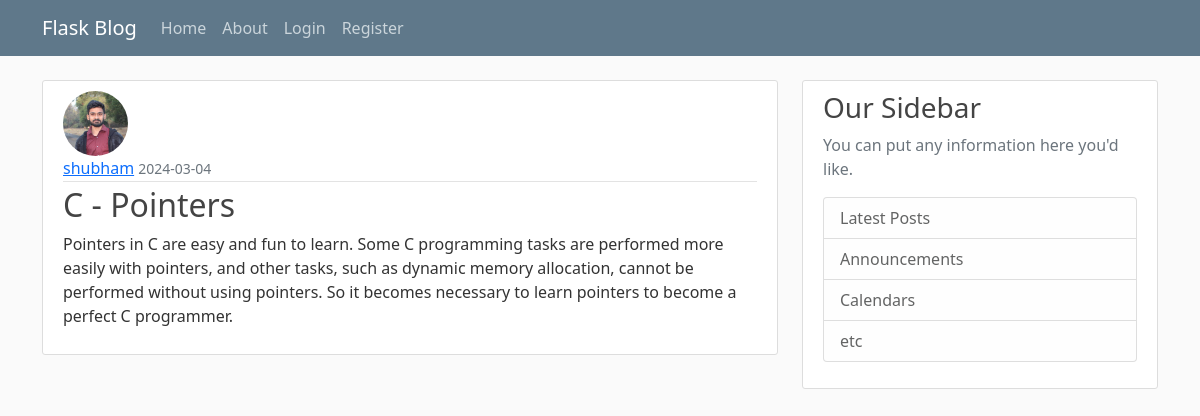
Page /post/13 on the committed database.
### flask_blog/models.py (models this page shows, shortened)
class User(db.Model, UserMixin):
    id = db.Column(db.Integer, primary_key = True)
    username = db.Column(db.String(20), unique=True, nullable=False)
    email = db.Column(db.String(120), unique=True, nullable=False)
    image_file = db.Column(db.String(20), nullable=False, default='default.jpg')
    password = db.Column(db.String(60), nullable=False)
    posts = db.relationship('Post', backref='author', lazy=True)

class Post(db.Model):
    id = db.Column(db.Integer, primary_key = True)
    title = db.Column(db.String(120), nullable = False)
    date_posted = db.Column(db.DateTime, nullable = False, default=datetime.utcnow)
    content = db.Column(db.Text, nullable=False)
    user_id = db.Column(db.Integer, db.ForeignKey('user.id'), nullable = False)

### flask_blog/routes.py (the view)
@app.route('/post/<int:post_id>')
def post(post_id):
    post = Post.query.get_or_404(post_id)
    return render_template('post.html', title=post.title, post=post)

### flask_blog/templates/post.html (shortened to what this page needs)
{% extends "layout.html" %}
{% block start %}
    <article class="media content-section">
      <img class="rounded-circle article-img" src="{{ url_for('static',filename='profile_pics/'+post.author.image_file) }}">
        <div class="media-body">
          <div class="article-metadata">
            <a class="mr-2" href="{{url_for('user_posts', username=post.author.username)}}">{{ post.author.username }}</a>
            <small class="text-muted">{{ post.date_posted.strftime('%Y-%m-%d') }}</small>
          </div>
          <h2 class="article-title">{{ post.title }}</h2>
          <p class="article-content">{{ post.content }}</p>
        </div>
      </article>
{% endblock %}

### flask_blog/static/main.css (style rules this page uses)
body { background: #fafafa; color: #333333; margin-top: 5rem; }
h1, h2, h3, h4, h5, h6 { color: #444444; }
.content-section { background: #ffffff; padding: 10px 20px; border: 1px solid #dddddd; border-radius: 3px; margin-bottom: 20px; }
.article-title { color: #444444; }
.article-content { white-space: pre-line; }
.article-img { height: 65px; width: 65px; margin-right: 16px; }
.article-metadata { padding-bottom: 1px; margin-bottom: 4px; border-bottom: 1px solid #e3e3e3 }

### rows in the picture
User: image_file (picture), author.username "shubham"
Post: date_posted "2024-03-04", title "C - Pointers", content "Pointers in C are easy and fun to learn. Some C programming tasks are performed more easily with pointers, and other tasks, such as dynamic memory allocation, cannot be performed without using pointers. So it becomes necessary to learn pointers to become a perfect C programmer."
